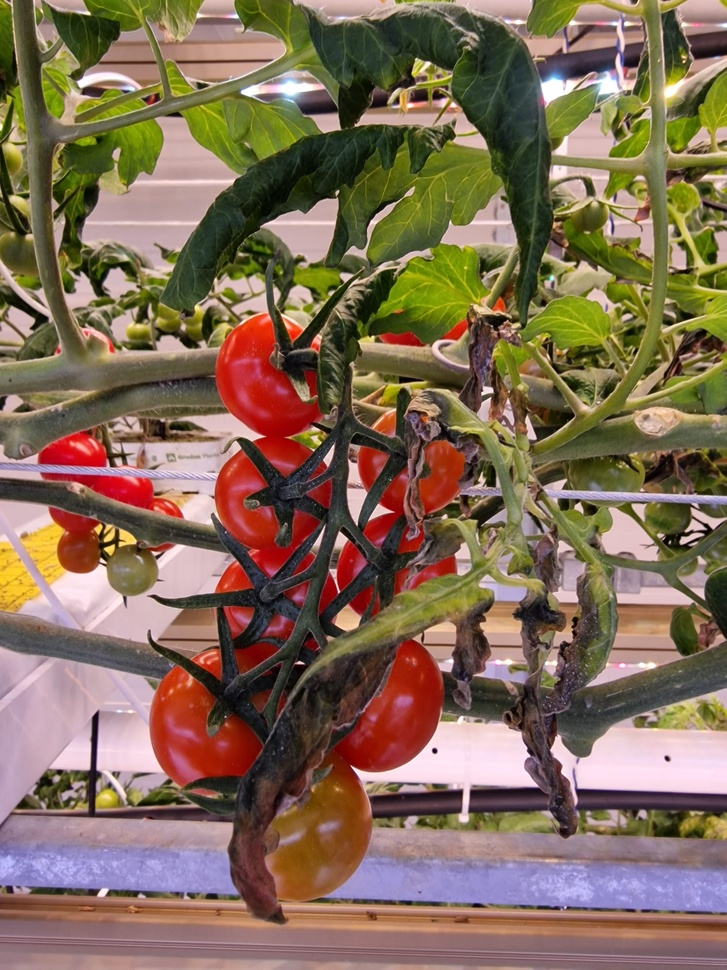
#> input picture images/1.jpg, 727 x 970 px, shrunk from 1500 x 2000 before the run
$ python -i utils.py   (imports and definitions only)
#> lines starting #> are read from the running program, lines starting #| are printed output that depends on the picture
#> further down, picture is the input picture: shape (970, 727, 3); mean B, G, R 86.7, 107.4, 129.9
import numpy as np
import cv2 as cv

def pre_process_image(image):
    # image = cv.imread(input_file)
    # Process the image here
    gray_image = cv.cvtColor(image, cv.COLOR_BGR2GRAY)
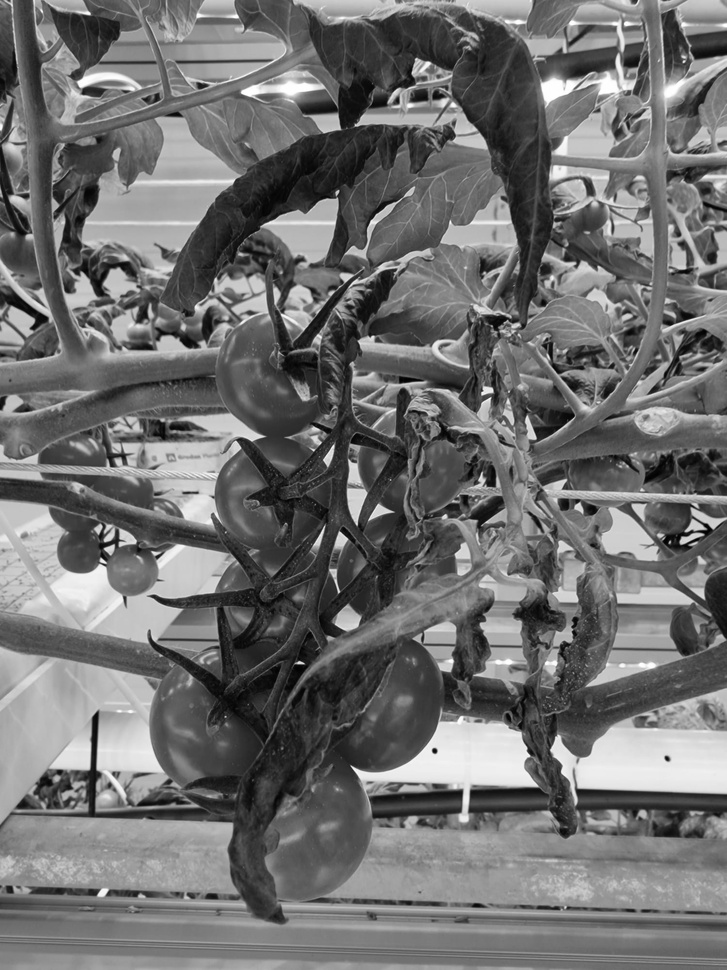
#> gray_image: shape (970, 727); min 1, max 255, mean 111.7
    blurred_image = cv.GaussianBlur(gray_image, (7,7), 1)
    canny_image = cv.Canny(blurred_image, 100, 100)
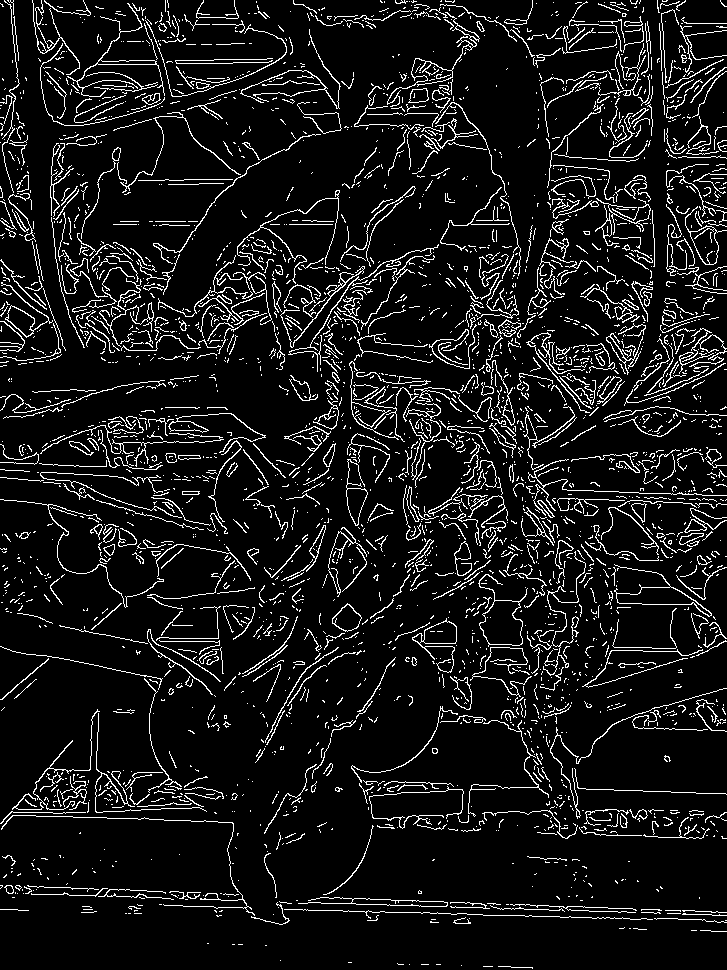
#> canny_image: shape (970, 727); 9% white in thin lines or dots
    dilated_image = cv.dilate(canny_image, (3,3), iterations=1)
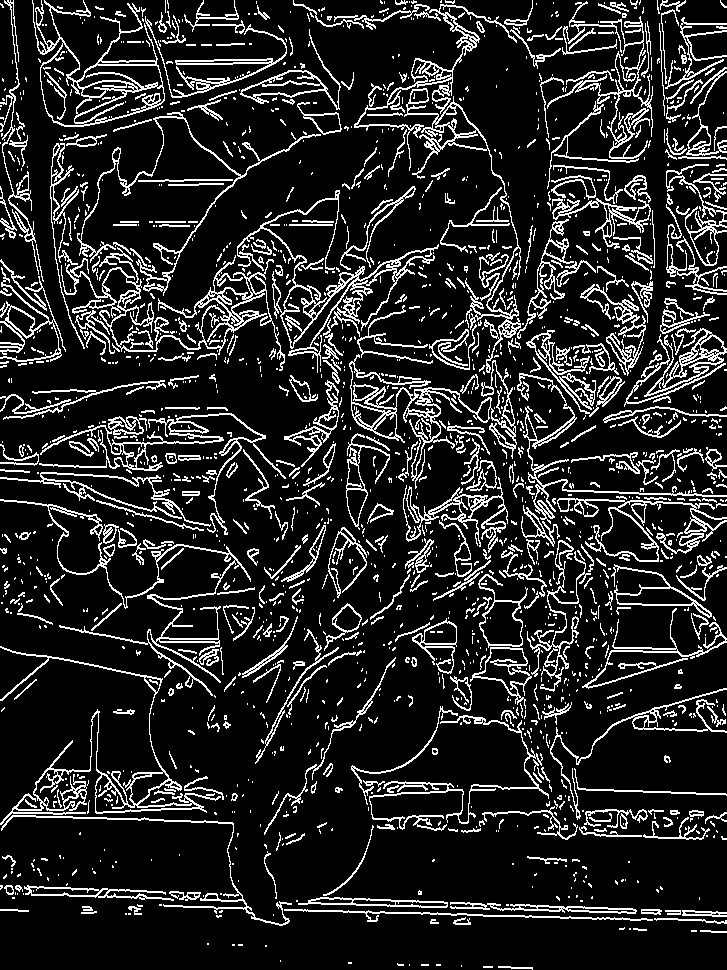
#> dilated_image: shape (970, 727); 14.7% white in thin lines or dots
    eroded_image = cv.erode(dilated_image, (3,3), iterations=1)
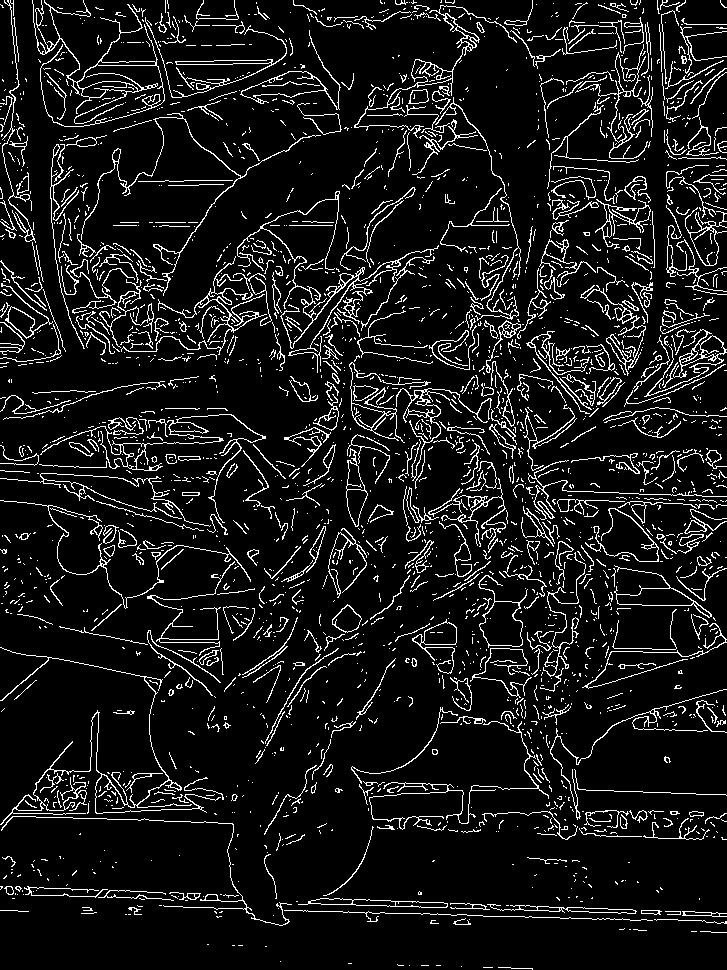
#> eroded_image: shape (970, 727); 9.2% white in thin lines or dots
    return eroded_image

def find_red_color_static(image):
    # Convert to HSV
    hsv = cv.cvtColor(image, cv.COLOR_BGR2HSV)
    # Define the range of red color in HSV
    lower_red = np.array([0, 180, 130])
    upper_red = np.array([10, 255, 255])
    # Threshold the HSV image to get only red colors
    mask = cv.inRange(hsv, lower_red, upper_red)
    # Bitwise-AND mask and original image
    res = cv.bitwise_and(image, image, mask=mask)
    return res

>>> import cv2
>>> picture = cv2.imread('images/1.jpg')
>>> result = pre_process_image(picture)

$ run again, on images/10.jpg
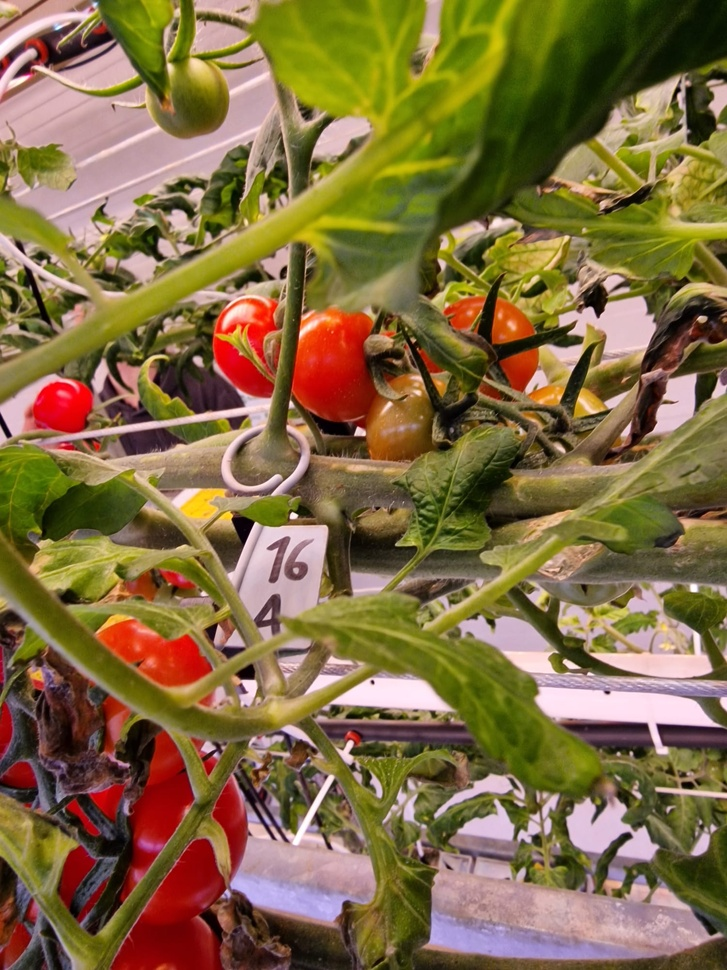
#> input picture images/10.jpg, 727 x 970 px, shrunk from 1500 x 2000 before the run
#> picture is the input picture: shape (970, 727, 3); mean B, G, R 67.1, 107.8, 130.1
#> in pre_process_image, `canny_image = cv.Canny(blurred_image, 100, 100)`:
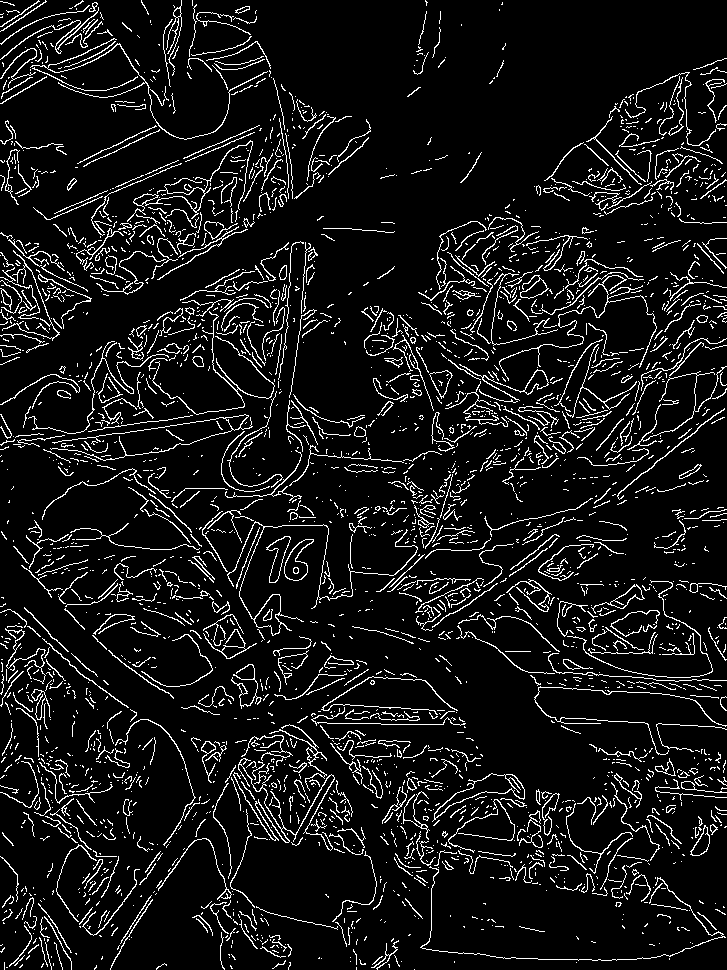
#> canny_image: shape (970, 727); 8.7% white in thin lines or dots
#> dilated_image: shape (970, 727); 14% white in thin lines or dots
#> in pre_process_image, `eroded_image = cv.erode(dilated_image, (3,3), iterations=1)`:
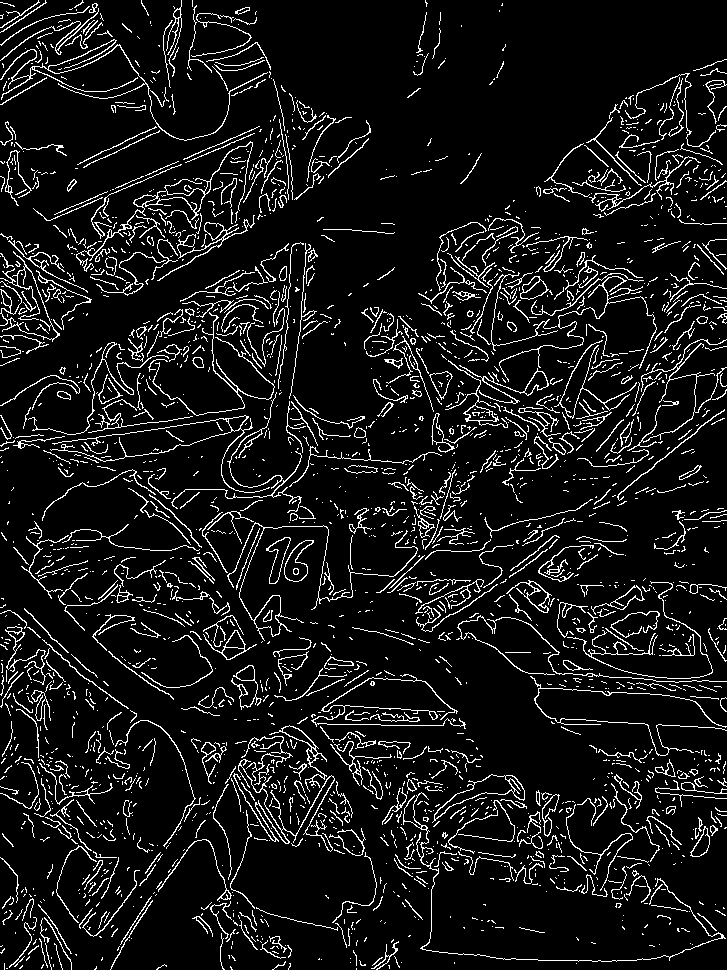
#> eroded_image: shape (970, 727); 8.8% white in thin lines or dots

$ run again, on images/11.jpg
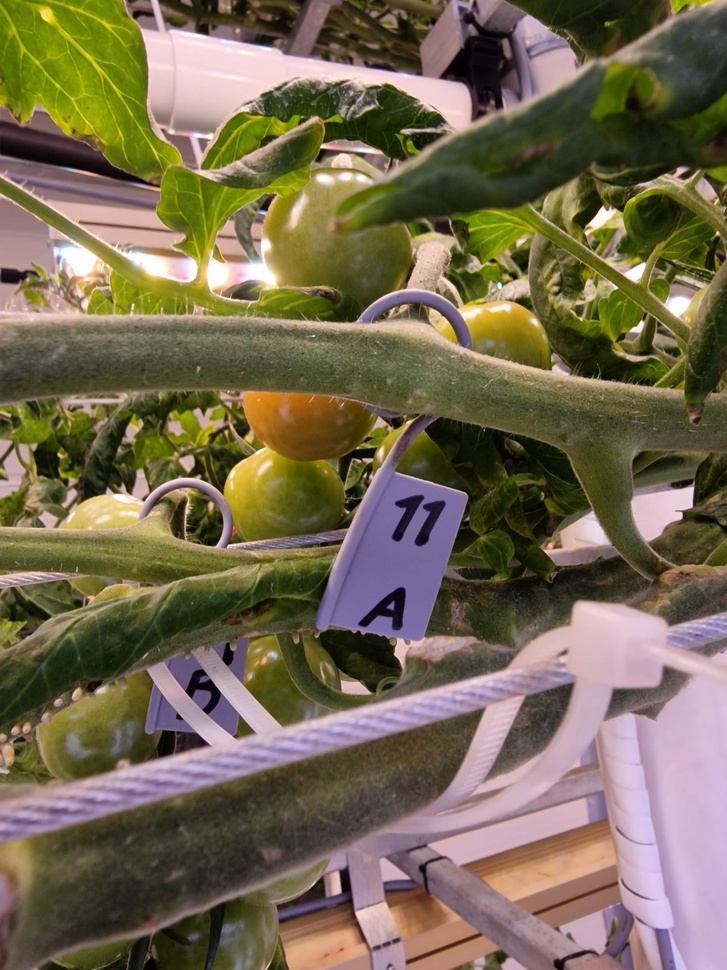
#> input picture images/11.jpg, 727 x 970 px, shrunk from 1500 x 2000 before the run
#> picture is the input picture: shape (970, 727, 3); mean B, G, R 80.9, 105.4, 117.3
#> in pre_process_image, `canny_image = cv.Canny(blurred_image, 100, 100)`:
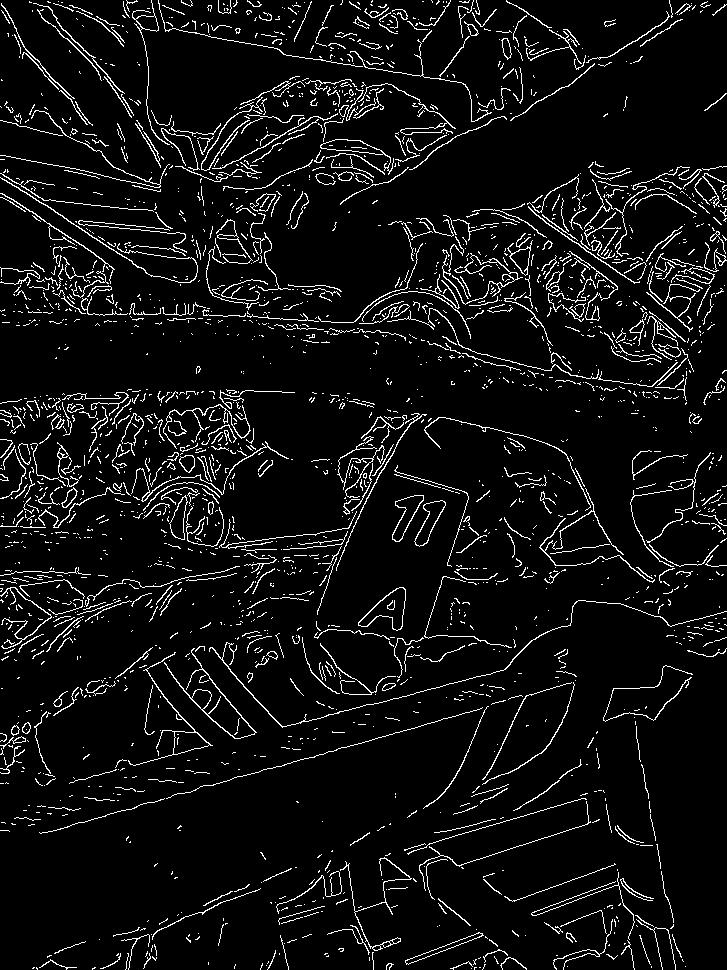
#> canny_image: shape (970, 727); 6.4% white in thin lines or dots
#> dilated_image: shape (970, 727); 10.5% white in thin lines or dots
#> in pre_process_image, `eroded_image = cv.erode(dilated_image, (3,3), iterations=1)`:
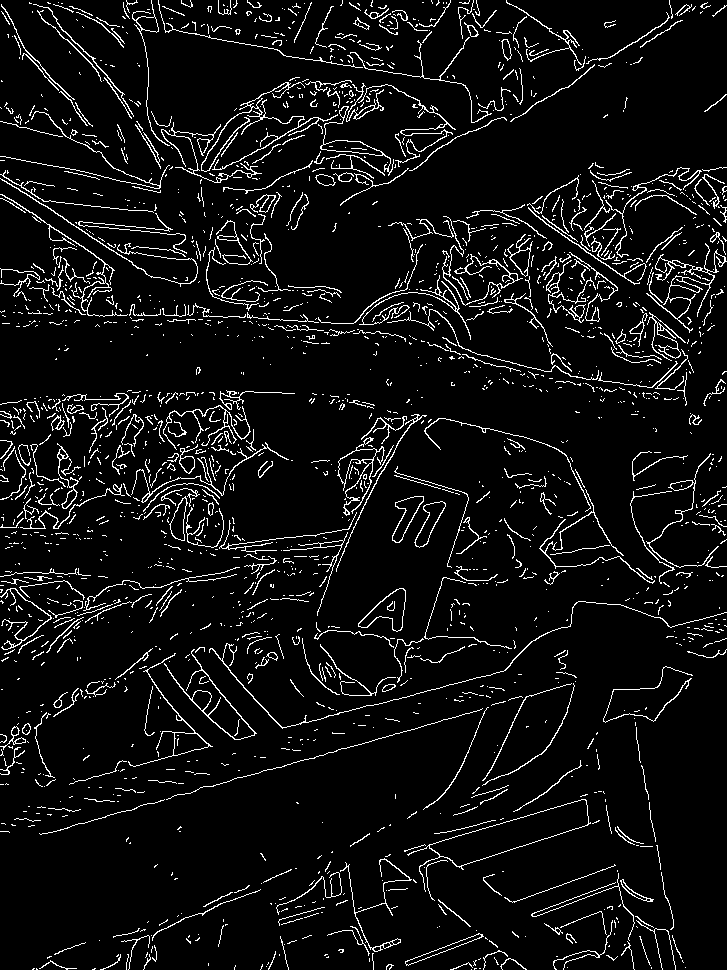
#> eroded_image: shape (970, 727); 6.5% white in thin lines or dots

$ run again, on images/12.jpg
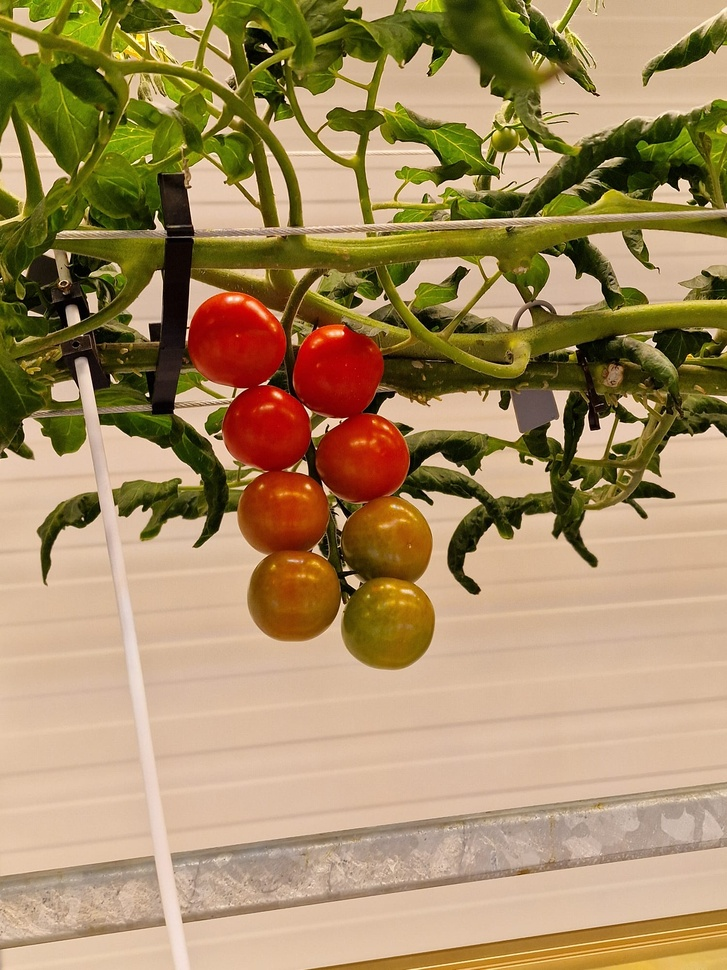
#> input picture images/12.jpg, 727 x 970 px, shrunk from 1500 x 2000 before the run
#> picture is the input picture: shape (970, 727, 3); mean B, G, R 97.7, 139.4, 165.1
#> in pre_process_image, `canny_image = cv.Canny(blurred_image, 100, 100)`:
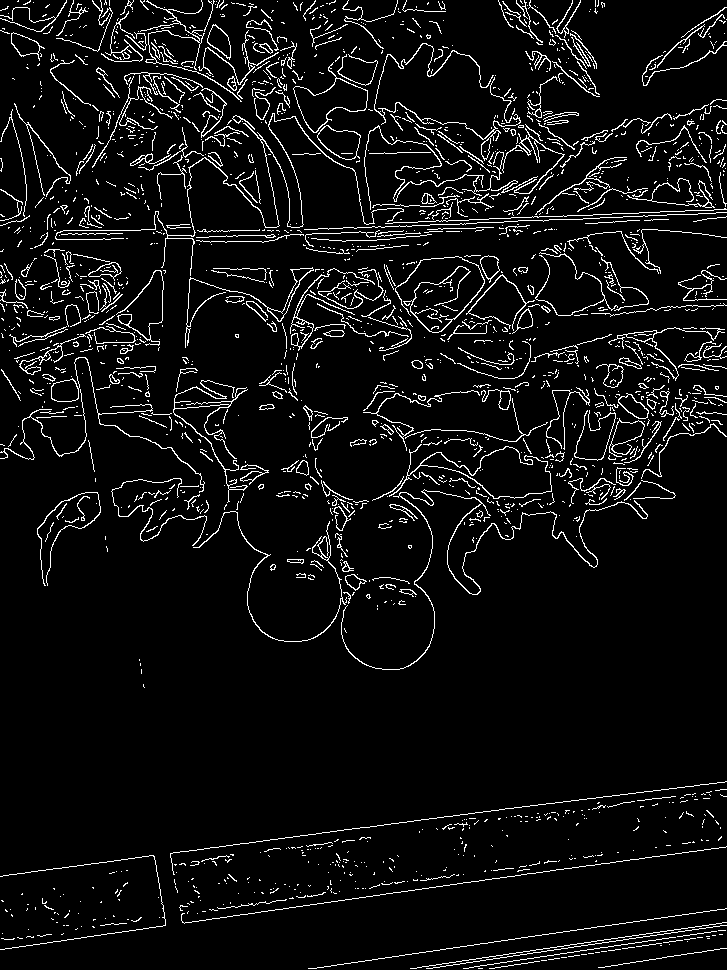
#> canny_image: shape (970, 727); 6.1% white in thin lines or dots
#> dilated_image: shape (970, 727); 10.2% white in thin lines or dots
#> in pre_process_image, `eroded_image = cv.erode(dilated_image, (3,3), iterations=1)`:
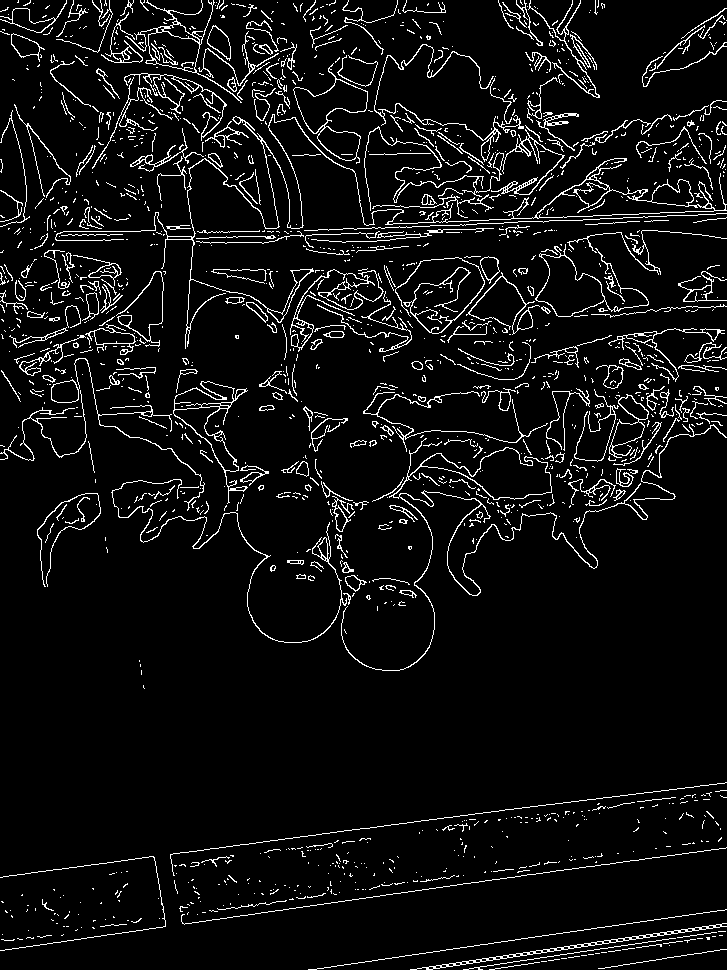
#> eroded_image: shape (970, 727); 6.3% white in thin lines or dots
